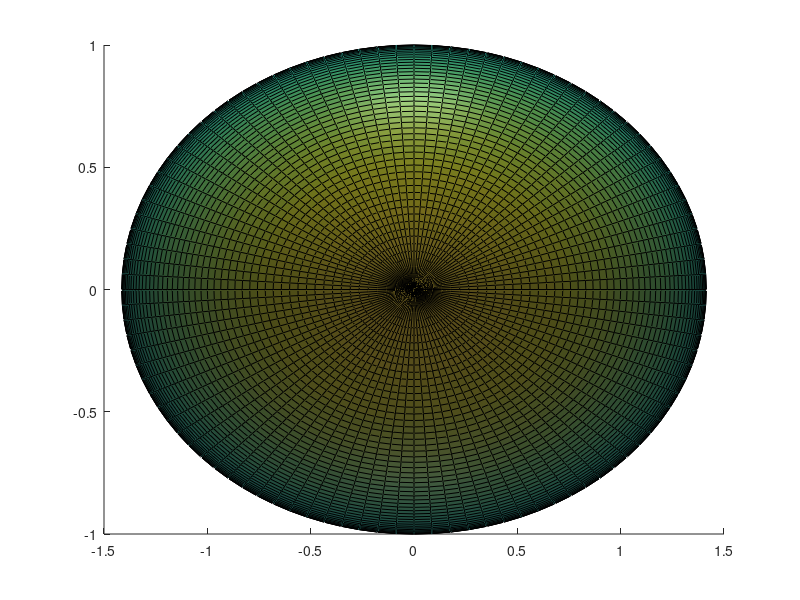

MATLAB code to generate this figure: (Note: this script raises an error after producing the figure.)

%set up figure
if ishandle(2), close(2); end
figure(2)

%define principal moments of inertia and KE
I = [1 2 3];
T = 1;

%make the ellipsoid
[xe,ye,ze]=ellipsoid(0,0,0,sqrt(2*T/I(1)),sqrt(2*T/I(2)),...
    sqrt(2*T/I(3)),100);
s1 = surface(xe,ye,ze,'FaceAlpha',0.8,'SpecularExponent',10,...
    'SpecularStrength',0.3);
hold on
%set up lighting
l(1) = light('Position',[0 1.5 0]);
%l(2) = light('Position',[1.5 0.5 -0.5]);
lighting phong
shading interp
cs = colormap('gray');
cs = cs(30:50,:);
colormap(cs)
view(3)
axis equal
view(-200,28)
pc = [0.3,0.3,0.3];
plot3([0 2],[0 0],[0,0],'Linewidth',2,'Color',pc)
plot3([0 0],[0 2],[0,0],'Linewidth',2,'Color',pc)
plot3([0 0],[0 0],[0,1.5],'Linewidth',2,'Color',pc)
set(gca,'Visible','off')
text(1.9,0,0,'I_1','FontName','Times','FontSize',14)
text(0.05,2.18,0,'I_2','FontName','Times','FontSize',14)
text(0.02,0,1.55,'I_3','FontName','Times','FontSize',14)

%define angular momenta of polhodes - one at the critical point, two above
%and two below
cp = sqrt(2*T*I(2));
minL = sqrt(2*T*I(1));
maxL = sqrt(2*T*I(3));
Ls = [minL*1.001,linspace(minL*1.01,cp,4),...
    linspace(cp,maxL*0.99,4),maxL*0.9999];

for j = 1:length(Ls)
    L = Ls(j);
    if L < sqrt(2*T*I(2))
        psi0 = acos((1/I(1) + 1/I(2) - 4*T/L^2)/(1/I(1) - 1/I(2)))/2;
        psi = [psi0:pi/1000:pi - psi0; pi+psi0:pi/1000:2*pi - psi0];
    else
        psi = 0:pi/1000:2*pi;
    end
    
    temp = ((2*T/L^2) - 1/I(3))./...
        ((cos(psi).^2/I(2) + sin(psi).^2/I(1)) - 1/I(3));
    sth = sqrt(temp);
    cth = sqrt(1 - temp);
    %clean up MATLAB's numerical garbage:
    if any(imag(cth)~=1), cth = real(cth); end
    
    %find cartesian coordinates (because they're easy to plot)
    x = -L/I(1)*sth.*sin(psi);
    y = L/I(2)*sth.*cos(psi);
    z = -L/I(3)*cth;
    
    
    %plot!
    if L < sqrt(2*T*I(2))
        for k=1:2
            plot3([x(k,:),x(k,end:-1:1)],[y(k,:),y(k,end:-1:1)],...
                [z(k,:),-z(k,end:-1:1)],'k','Linewidth',2)
        end
    else
        plot3(x,y,z,'k','Linewidth',2)
        plot3(x,y,-z,'k','Linewidth',2)
    end
end